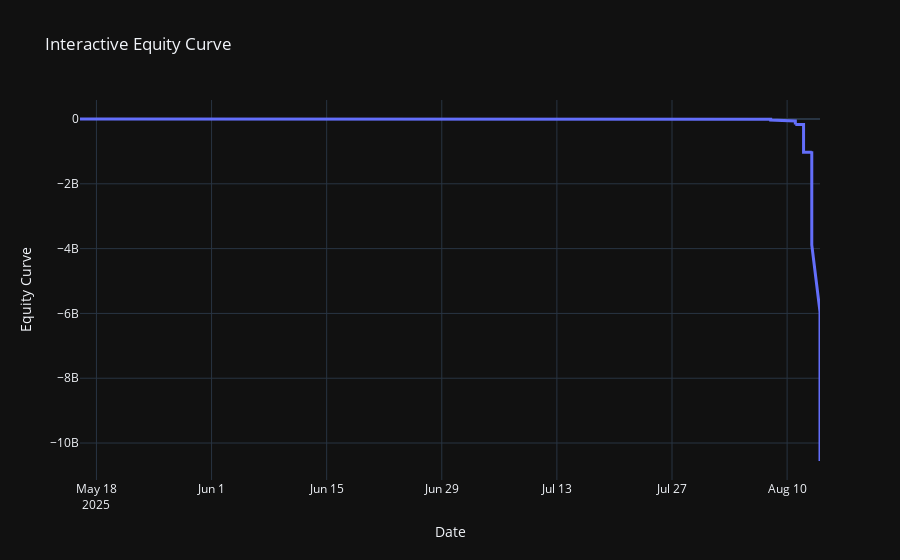

Notebook source saved alongside this figure:
### Code cell
import plotly.express as px

# Ensure date is datetime
equity_df = curve.copy()
equity_df['date'] = pd.to_datetime(curve['date'])

fig = px.line(equity_df, x='date', y='equity_curve', title='Interactive Equity Curve',
              labels={'date': 'Date', 'equity_curve': 'Equity Curve'},
              template='plotly_dark')
fig.update_traces(line=dict(width=3))
fig.show()

### Figure 1 — Plotly figure (JSON) as saved in the notebook; plotly's stock layout.template omitted (floating-point values rounded to 4 significant figures; data arrays with more than 128 entries replaced by an {"elided": "..."} marker saying what was removed)
{"data": [{"hovertemplate": "Date=%{x}<br>Equity Curve=%{y}<extra></extra>", "legendgroup": "", "line": {"color": "#636efa", "dash": "solid", "width": 3}, "marker": {"symbol": "circle"}, "mode": "lines", "name": "", "orientation": "v", "showlegend": false, "type": "scatter", "x": {"elided": "324 str values"}, "xaxis": "x", "y": {"elided": "324 float values"}, "yaxis": "y"}], "layout": {"legend": {"tracegroupgap": 0}, "title": {"text": "Interactive Equity Curve"}, "xaxis": {"anchor": "y", "domain": [0, 1], "title": {"text": "Date"}}, "yaxis": {"anchor": "x", "domain": [0, 1], "title": {"text": "Equity Curve"}}}}
